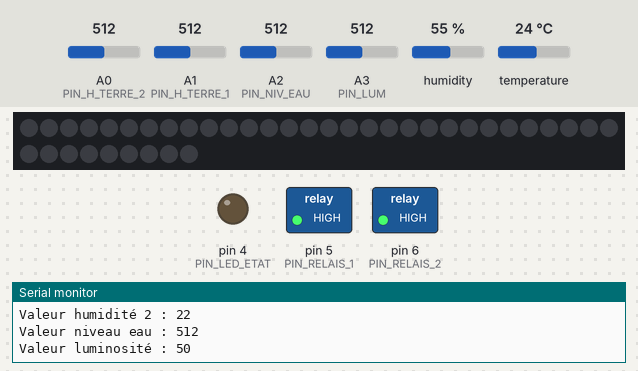
A sketch run on a simulated Arduino Uno, built with avr-gcc and run on an emulated ATmega328P. On the bench: 39 RGB LEDs in strip order, left to right, continuing on the next row, switched loads named in the sketch (green lamp = pin HIGH), output pins drawn as LEDs (lit = HIGH), the last lines printed to the serial monitor. Inputs (shaded band) come from the test bench; at power-on: A3 (PIN_LUM) = 512, A2 (PIN_NIV_EAU) = 512, A0 (PIN_H_TERRE_2) = 512, A1 (PIN_H_TERRE_1) = 512, humidity 55 %, temperature 24 °C. Dim RGB values are drawn brighter than linear; the strip is taken to match the declared colour order.

Above: at 1.6 s.
1.7 s: A3 (PIN_LUM) set to 314
10.0 s: A3 (PIN_LUM) set to 294
At 13.6 s:
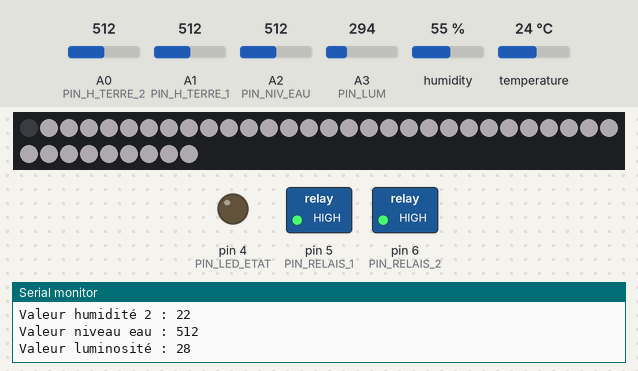
19.4 s: A2 (PIN_NIV_EAU) set to 184
28.8 s: A2 (PIN_NIV_EAU) set to 153
At 33.0 s:
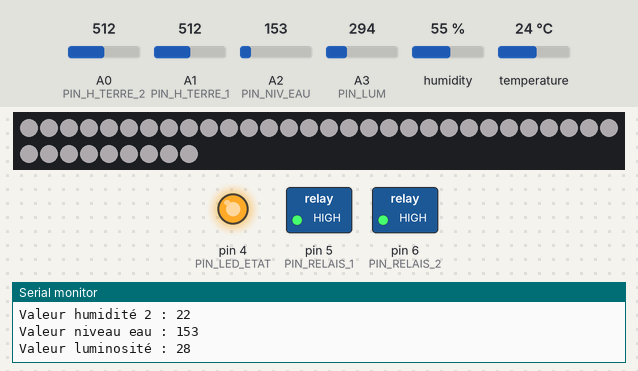
33.3 s: A3 (PIN_LUM) set to 716
At 35.4 s:
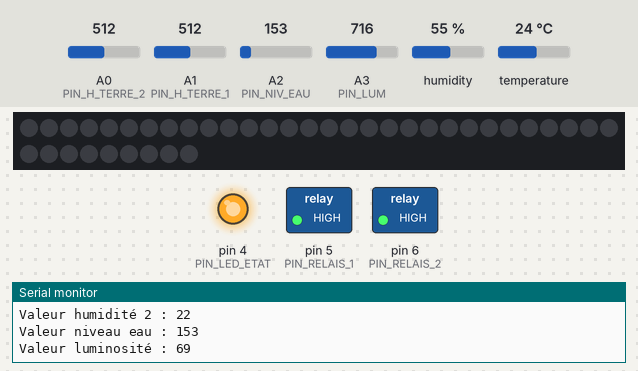
36.4 s: A2 (PIN_NIV_EAU) set to 180
At 41.39 s:
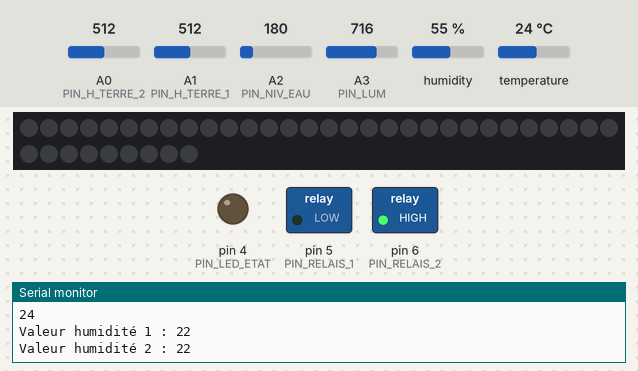
Timing chart, 0 to 46.8 s (numbered marks = the images above; inputs shaded):
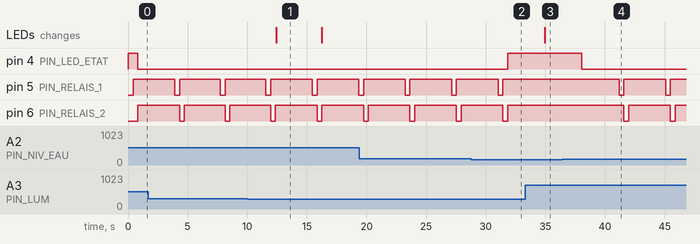

Measured:
- the behaviour switches between 308 and 307 on A3 (PIN_LUM) (found by bisection; images 0 and 1)
- the behaviour switches between 170 and 169 on A2 (PIN_NIV_EAU) (found by bisection; images 1 and 2)
- after the input at 10.0 s, the LEDs: change after 2.4 s (image 1)
- after the input at 28.8 s, pin 4 (PIN_LED_ETAT): LOW → HIGH after 3.0 s
- after the input at 33.3 s, the LEDs: change after 1.7 s (image 3)
- after the input at 36.4 s, pin 4 (PIN_LED_ETAT): HIGH → LOW after 1.7 s; pin 5 (PIN_RELAIS_1): alternates HIGH for 3.5 s and LOW for 0.40 s, starting after 4.8 s; pin 6 (PIN_RELAIS_2): alternates HIGH for 3.5 s and LOW for 0.40 s, starting after 5.2 s
- by itself, pin 5 (PIN_RELAIS_1), pin 6 (PIN_RELAIS_2): alternates HIGH for 3.5 s and LOW for 0.40 s

The sketch:

CodeCompletArduino6.ino
```cpp
#include <DHT.h>
#include <DHT_U.h>

#include <Wire.h>
#include <Adafruit_NeoPixel.h>

#define DHTTYPE DHT11     // DHT 11
#define SLAVE_ADDRESS 0x12
#define NUMPIXELS 39

bool reservoirVide = false;

  //PIN analogique

  int PIN_LUM = A3;
  int PIN_NIV_EAU = A2;
  int PIN_H_TERRE_1 = A1;
  int PIN_H_TERRE_2 = A0;


  //PIN Digital

  int PIN_DHT11 = 3;
  int PIN_LED_ETAT = 4;
  int PIN_RELAIS_1 = 5;
  int PIN_RELAIS_2 = 6;
  int PIN_RUBAN_LED = 7;


  //Valeur

  int VAL_HTERRE_1 = 0;
  int VAL_HTERRE_2 = 0;
  int VAL_H = 0;
  int VAL_T = 0;
  int VAL_LUM = 0;
  int VAL_NIV_EAU = 0;
  int i = 0;

Adafruit_NeoPixel strip = Adafruit_NeoPixel(NUMPIXELS, PIN_RUBAN_LED, NEO_RGB + NEO_KHZ800);
DHT dht(PIN_DHT11, DHTTYPE);


void setup() {
  Serial.begin(9600);
  dht.begin();

  pinMode(PIN_RELAIS_1, OUTPUT);
  pinMode(PIN_RELAIS_2, OUTPUT);

  pinMode(PIN_H_TERRE_1, INPUT);
  pinMode(PIN_H_TERRE_2, INPUT);
  pinMode(PIN_LED_ETAT, OUTPUT);
  digitalWrite(PIN_LED_ETAT, HIGH);

  strip.begin();
  strip.show();

  Wire.begin(SLAVE_ADDRESS);
  //Wire.onReceive(receiveData);
  Wire.onRequest(sendData);
}


  /** ------------- DHT 11 ------------- **/
  void Capteur_dht(){
    float VAL_Hf = dht.readHumidity();
    // Lecture de la température en Celcius
    float VAL_Tf = dht.readTemperature();

    VAL_H = (int)VAL_Hf;
    VAL_T = (int)VAL_Tf;
    // Pour lire la température en Fahrenheit
    float f = dht.readTemperature(true);

    // Stop le programme et renvoie un message d'erreur si le capteur ne renvoie aucune mesure
    if (isnan(VAL_H) || isnan(VAL_T) || isnan(f)) {
      Serial.println("Echec de lecture !");
    }
    else{
      Serial.println(VAL_T);
    }
  }

  // VARIABLE : VAL_T & VAL_H

  /** ------------- Humidité terre 1 ------------- **/
  void Humidite_t1(){
    VAL_HTERRE_1= analogRead(PIN_H_TERRE_1);
    VAL_HTERRE_1 = map(VAL_HTERRE_1,580,280,0,100);

    Serial.print("Valeur humidité 1 : ");
    Serial.println(VAL_HTERRE_1);
  }
  // VARIABLE : VAL_HTERRE_1

  /** ------------- Humidité terre 2 ------------- **/
  void Humidite_t2(){
    VAL_HTERRE_2 = analogRead(PIN_H_TERRE_2);
    VAL_HTERRE_2 = map(VAL_HTERRE_2,580,280,0,100);

   Serial.print("Valeur humidité 2 : ");
   Serial.println(VAL_HTERRE_2);
  }
  // VARIABLE : VAL_HTERRE_2

  /** ------------- ARROSAGE ------------- **/

  void Arrosage(){
    if(VAL_HTERRE_1 < 65 && reservoirVide == false){
    digitalWrite(PIN_RELAIS_1, LOW);
    delay(400);
    digitalWrite(PIN_RELAIS_1, HIGH);
    }
    else{
      digitalWrite(PIN_RELAIS_1, HIGH);
    }

    if(VAL_HTERRE_2 < 65 && reservoirVide == false){
      digitalWrite(PIN_RELAIS_2, LOW);
      delay(400);
      digitalWrite(PIN_RELAIS_2, HIGH);
    }
    else{
      digitalWrite(PIN_RELAIS_2, HIGH);
    }
  }

  /** ------------- NIVEAU D'EAU ------------- **/

  void NiveauEau(){
    VAL_NIV_EAU = analogRead(PIN_NIV_EAU);

    Serial.print("Valeur niveau eau : ");
    Serial.println(VAL_NIV_EAU);

    if(VAL_NIV_EAU < 170){
      digitalWrite(PIN_LED_ETAT,HIGH);
      reservoirVide = true;
    }else{
      digitalWrite(PIN_LED_ETAT,LOW);
      reservoirVide = false;
    }
  }

  //VARIABLE : VAL_NIV_EAU

  /** ------------- LUMINOSITÉ ------------- **/

  void Luminosite(){
    VAL_LUM = analogRead(PIN_LUM); // lecture de la valeur analogique, qu'on enregistre dans analog_lum
    VAL_LUM = map(VAL_LUM,0,1024,0,100);

    //VARIABLE : VAL_LUM

    VAL_LUM = analogRead(PIN_LUM);
    VAL_LUM = map(VAL_LUM,0,1024,0,100);
    Serial.print("Valeur luminosité : ");
    Serial.println(VAL_LUM);
  }
  /** ------------- ALLUMAGE BANDE LED  ------------- **/

  void AllumageLed(){
    if(VAL_LUM<30){
      for(int i=0; i<NUMPIXELS; i++) {
        strip.setPixelColor(i, strip.Color(255, 249, 253));
        strip.setBrightness(50);
        strip.show();
      }
    }

    else if(VAL_LUM<20){
      for(int i=0; i<NUMPIXELS; i++) {
        strip.setPixelColor(i, strip.Color(255, 249, 253));
        strip.setBrightness(75);
        strip.show();
      }
    }
    else if(VAL_LUM<10){
      for(int i=0; i<NUMPIXELS; i++) {
        strip.setPixelColor(i, strip.Color(255, 249, 253));
        strip.setBrightness(255);
        strip.show();
      }
    }
    else if(VAL_LUM>30){
        for(int i=0; i<NUMPIXELS; i++) {
        strip.setPixelColor(i, strip.Color(0, 0, 0));
        strip.setBrightness(0);
        strip.show();
      }
    }
  }

void loop(){
  Capteur_dht();
  Humidite_t1();
  Humidite_t2();
  Arrosage();
  NiveauEau();
  Luminosite();
  AllumageLed();
  delay(3000);
}

void sendData(){
    if(i==5){
      sendniveaueau();
    }
    if(i==4){
      sendluminosite();
    }
    if(i==3){
      sendtemperature();
    }
    if(i==2){
      sendhumidity();
    }
    if(i==1){
      sendhterre_2();
    }
    if(i==0){
      sendhterre_1();
    }
    i++;
    if(i==5){
      i=0;
    }
    Serial.print(i);

}

void sendhterre_1(){
    Wire.write(VAL_HTERRE_1);
}
void sendhterre_2(){
    Wire.write(VAL_HTERRE_2);
}
void sendhumidity(){
    Wire.write(VAL_H);
}
void sendtemperature(){
    Wire.write(VAL_T);
}
void sendluminosite(){
    Wire.write(VAL_LUM);
}
void sendniveaueau(){
    Wire.write(VAL_NIV_EAU);
}
```
